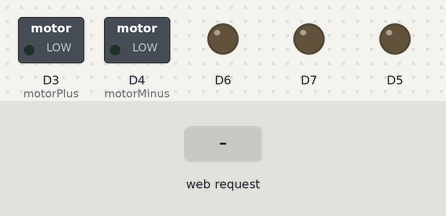
The sketch below on a simulated ESP8266 (NodeMCU). On the bench: switched loads named in the sketch (green lamp = pin HIGH), output pins drawn as LEDs (lit = HIGH). Inputs (shaded band) come from the test bench. WiFi joins after 1.5 s; servers stay silent unless stated; what the sketch prints to the serial monitor is not drawn.

Above: at 2.7 s.
2.8 s: HTTP request GET /room_light received
At 4.0 s:
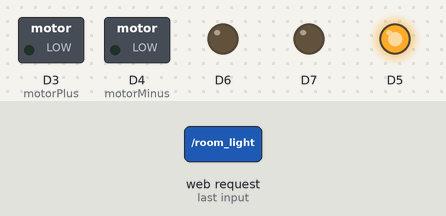
4.3 s: HTTP request GET /mirror_light received
At 5.1 s:
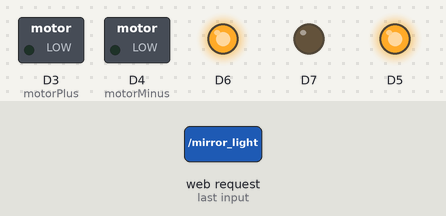
5.8 s: HTTP request GET /fan received
At 6.3 s:
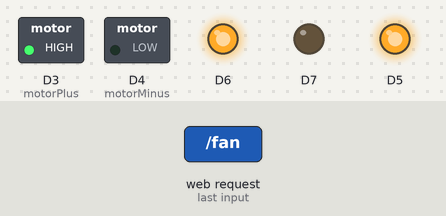
7.3 s: HTTP request GET /room_light received
At 8.5 s:
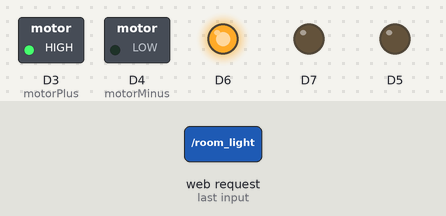
8.8 s: HTTP request GET /mirror_light received
At 9.7 s:
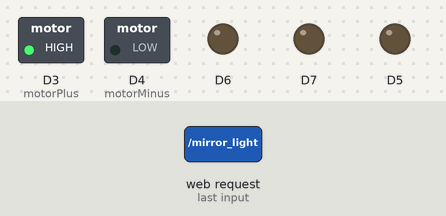
Timing chart, 0 to 11.3 s (numbered marks = the images above; inputs shaded):
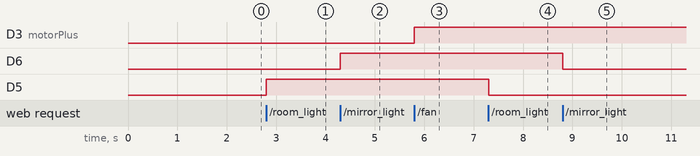

The sketch:

NodeMCU_ESP8266MOD_IoT_Automation.ino
```cpp
/**
 Author: Arunav Mallik Avi
 Description: Home appliance automation instruction source code for NodeMCU.
 resposible to read HTTP Post request from "ARM Robolox" android application Web Service.
 capable of turning on and off home appliances connected through NodeMCU IoT Platform
 */

#include <ESP8266WiFi.h>
#include <ESP8266WebServer.h>
#include <DNSServer.h>
#include <WiFiManager.h>


// Set web server port number to 80
//WiFiServer server(80);

// Variable to store the HTTP request
String header;

//Our Wi-Fi ssdid and password
//const char* ssid = "Robolox"; //Put your Wi-Fi ssdid here
//const char* password = "12345678"; //Your Wi-Fi Password

String room_light = "0";
String mirror_light = "0";
String bed_light = "0";
String fan = "0";

//Fan Control
int motorPlus = D3;
int motorMinus = D4;

ESP8266WebServer server; //server variable

void setup() {
  initializePin(); //call function

  //Making Connection With netword
  //WiFi.begin(ssid, password);

  Serial.begin(115200);
  // WiFiManager
  // Local intialization. Once its business is done, there is no need to keep it around
   WiFiManager wifiManager;
   wifiManager.autoConnect("AutoConnectAP");

  //Serial.print("Searching Connection");
  while (WiFi.status() != WL_CONNECTED) {
    Serial.print(".");
    delay(500);
  }

  Serial.println(".");
  Serial.print("IP Address: "); //Show the IP Address to access your NodeMCU
  Serial.print(WiFi.localIP());

  serverSection();
}

void loop() {
  server.handleClient();

}

void initializePin(){

  pinMode(D5, OUTPUT);
  pinMode(D6, OUTPUT);
  pinMode(D7, OUTPUT);
//  pinMode(D8, OUTPUT);

  pinMode(motorPlus,OUTPUT);
  pinMode(motorMinus,OUTPUT);

  digitalWrite(D5, LOW);
  digitalWrite(D6, LOW);
  digitalWrite(D7, LOW);
//  digitalWrite(D8, LOW);

  digitalWrite(motorPlus,LOW);
  digitalWrite(motorMinus,LOW);

}

void serverSection(){
  server.on("/", []() {
    server.send(200, "text/html", "<!DOCTYPE html><html><meta charset='UTF-8'><head></head><body><p style=\"background-color:green;text-align:center;color:white;padding:30px;\"><font size = 6pt>Arm Robolox IoT WebServer</p></font><center><a href='/room_light' style=\"background-color: #4CAF50;border: none;color: white;padding:45px;text-align: center;text-decoration: none;display: inline-block;font-size: 25px;margin: 4px 2px;cursor: pointer;width:300px;height:40px\">LED 1</a></center><center><a href='/mirror_light' style=\"background-color: #4CAF50;border: none;color: white;padding: 45px;text-align: center;text-decoration: none;display: inline-block;font-size: 25px;margin: 4px 2px;cursor: pointer;width:300px;height:40px\">LED 2</a></center><center><a href='/fan' style=\"background-color: #4CAF50;border: none;color: white;padding: 45px;text-align: center;text-decoration: none;display: inline-block;font-size: 25px;margin: 4px 2px;cursor: pointer;width:300px;height:40px\">MOTOR</a></center></body></html>");
  });

  server.on("/room_light", room_light_state);
  server.on("/mirror_light", mirror_light_state);
  server.on("/fan", fan_state);

  server.on("/status", all_state);
  server.begin();
}

void room_light_state(){
  if(room_light == "0"){
    room_light = "1";
    digitalWrite(D5, HIGH);
    server.send(200, "text/html", room_light);
  }else{
    room_light = "0";
    digitalWrite(D5, LOW);
    server.send(200, "text/html", room_light);
  }
}

void mirror_light_state(){
  if(mirror_light == "0"){
    mirror_light = "1";
    digitalWrite(D6, HIGH);
    server.send(200, "text/html", mirror_light);
  }else{
    mirror_light = "0";
    digitalWrite(D6, LOW);
    server.send(200, "text/html", mirror_light);
  }
}

void bed_light_state(){
  if(bed_light == "0"){
    bed_light = "1";
    digitalWrite(D7, HIGH);
    server.send(200, "text/html", bed_light);
  }else{
    bed_light = "0";
    digitalWrite(D7, LOW);
    server.send(200, "text/html", bed_light);
  }
}

void fan_state(){
  if(fan == "0"){
    fan = "1";
//    digitalWrite(D8, HIGH);

    digitalWrite(motorPlus,HIGH);
    digitalWrite(motorMinus,LOW);

    server.send(200, "text/html", fan);
  }else{
    fan = "0";
//    digitalWrite(D8, LOW);

    digitalWrite(motorPlus,LOW);
    digitalWrite(motorMinus,LOW);

    server.send(200, "text/html", fan);
  }
}

void all_state(){
  server.send(200, "text/html", "{'rl':'"+room_light+"','ml':'"+mirror_light+"','bl':'"+bed_light+"','fan':'"+fan+"'}");
}
```

Measured:
- after the input at 2.8 s, D5: LOW → HIGH at once
- after the input at 4.3 s, D6: LOW → HIGH at once
- after the input at 5.8 s, D3 (motorPlus): LOW → HIGH at once
- after the input at 7.3 s, D5: HIGH → LOW at once
- after the input at 8.8 s, D6: HIGH → LOW at once
